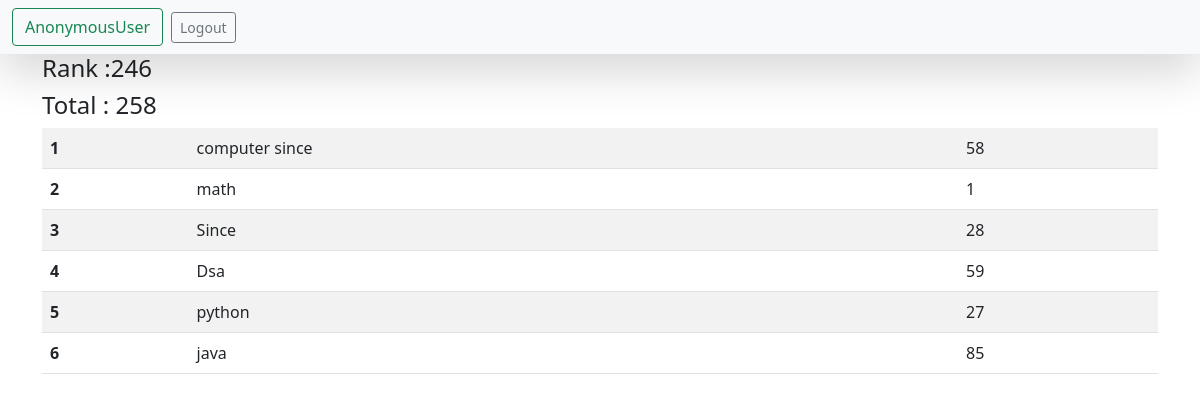
Page /see_marks/STU-0987/ on the committed database.
### models/models.py (models this page shows, shortened)
class ReportCard(models.Model):
    student = models.ForeignKey(Student, related_name="studentreportcard", on_delete=models.CASCADE)
    student_ranks = models.IntegerField()
    data_of_report_card_generation = models.DateField(auto_now_add=True)
    class Meta:
        unique_together = ['student_ranks' , 'data_of_report_card_generation']

class Student(models.Model):
    department = models.ForeignKey(Department, related_name="depart", on_delete=models.CASCADE)
    student_id = models.OneToOneField(StudentID , related_name="studentid", on_delete=models.CASCADE)
    student_name = models.CharField(max_length=100)
    student_email = models.EmailField(unique=True)
    student_age = models.IntegerField(default=18)
    student_address = models.TextField()
    is_deleted = models.BooleanField(default=False)
    objects = StudentManager()
    admin_objects = models.Manager()
    class Meta:
        ordering = ['student_name']
        verbose_name = "student"

class SubjectMarks(models.Model):
    student = models.ForeignKey(Student, related_name="studentmarks", on_delete=models.CASCADE)
    subject = models.ForeignKey(Subject , on_delete=models.CASCADE)
    marks = models.IntegerField()
    class Meta:
        unique_together = ['student' , 'subject']

class Subject(models.Model):
    subject_name = models.CharField(max_length=100)

### models/views.py (the view)
# urls.py: path('see_marks/<student_id>/', see_marks, name="see_marks"),
def see_marks(request , student_id):
    queryset = SubjectMarks.objects.filter(student__student_id__student_id = student_id)
    total_marks = queryset.aggregate(total_marks = Sum('marks'))
    rank = ReportCard.objects.filter(student__student_id__student_id = student_id)
    return render(request , 'report/see_marks.html',{'queryset': queryset,'total_marks':total_marks,'rank': rank})

### templates/report/see_marks.html (shortened to what this page needs)
<!doctype html>
<html lang="en">
  <head>
    <link href="https://cdn.jsdelivr.net/npm/bootstrap@5.0.2/dist/css/bootstrap.min.css" rel="stylesheet">
  </head>
  <body>
    <nav class="navbar navbar-light bg-light shadow-lg">
      <form class="container-fluid justify-content-start">
        <button class="btn btn-outline-success me-2" type="button">{{request.user.first_name}} {{request.user}}</button>
        <a href="{% url 'logout' %}" class="btn btn-sm btn-outline-secondary" type="button">Logout</a>
      </form>
    </nav>
<div class="container">
    <h4>Rank :{{rank.first.student.studentreportcard.first.student_ranks}}</h4>
    <h4>Total : {{total_marks.total_marks}}</h4>
    <table class="table table-striped">
        <tbody>
            {% for marks in queryset %}
          <tr>
            <th scope="row">{{forloop.counter}}</th>
            <td>{{marks.subject.subject_name}}</td>
            <td>{{marks.marks}}</td>
          </tr>
            {% endfor %}
        </tbody>
      </table>
</div>
  </body>
</html>

### rows in the picture
ReportCard: first.student.studentreportcard.first.student_ranks "246"
SubjectMarks: subject.subject_name "computer since", marks "58"
SubjectMarks: subject.subject_name "math", marks "1"
SubjectMarks: subject.subject_name "Since", marks "28"
SubjectMarks: subject.subject_name "Dsa", marks "59"
SubjectMarks: subject.subject_name "python", marks "27"
SubjectMarks: subject.subject_name "java", marks "85"

### other values in the picture
{{ request.user }} "AnonymousUser"
{{ total_marks.total_marks }} "258"
